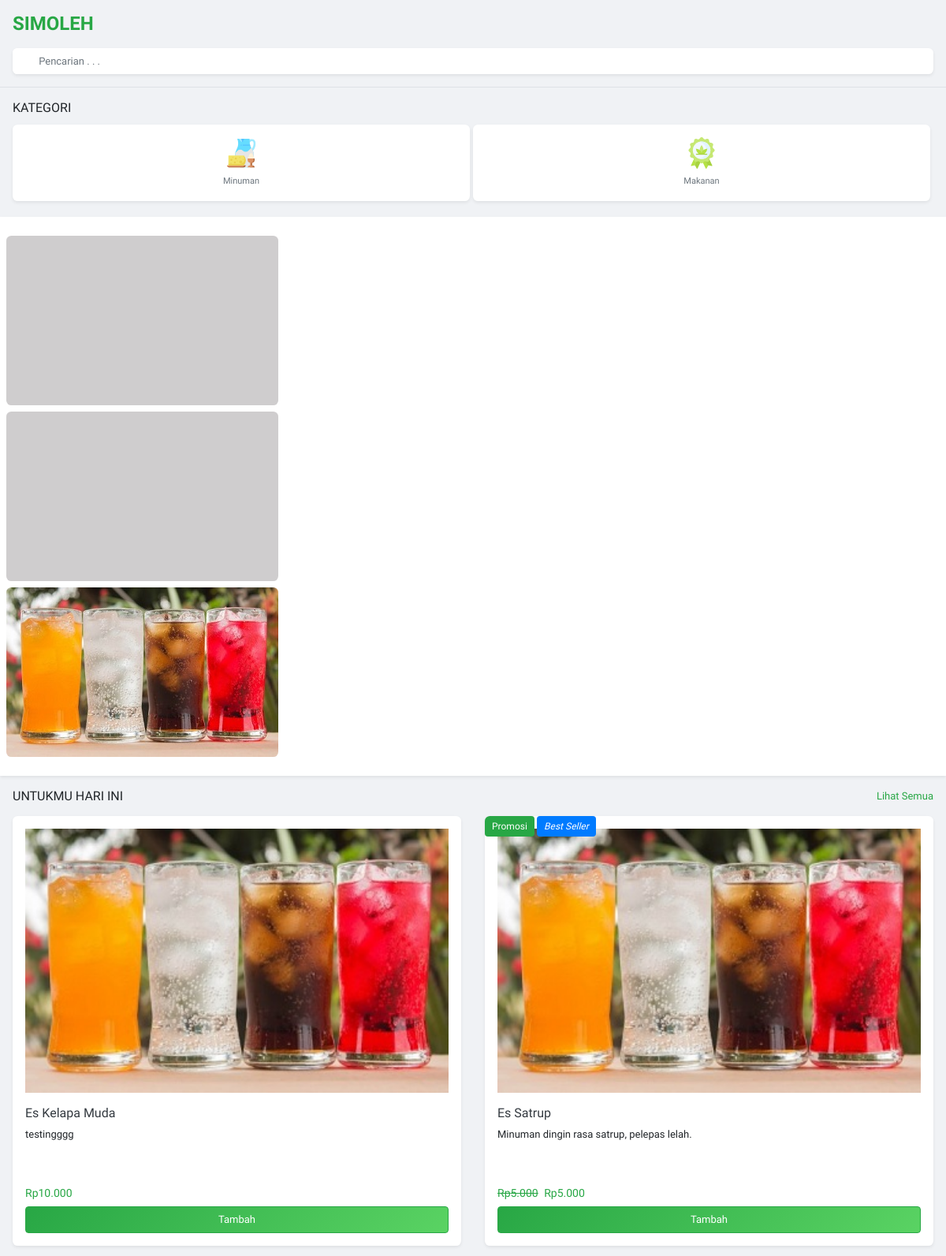
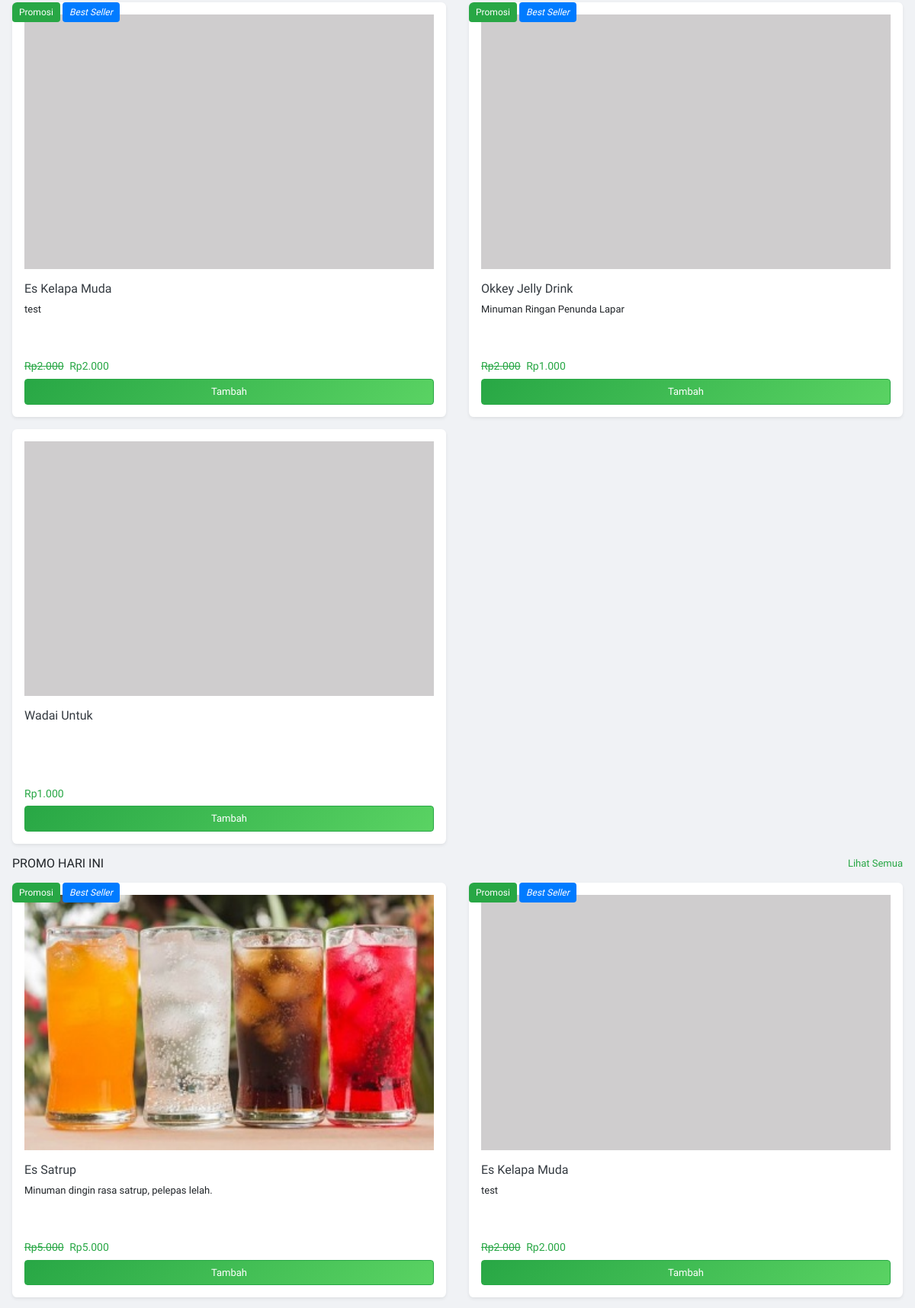
The page / (upper part) on the database its author committed (2 pictures, top to bottom).
### tables this page shows
CREATE TABLE `tb_produk` (
  `id_produk` int(11) NOT NULL,
  `id_kategori` int(11) NOT NULL,
  `nama_produk` varchar(50) NOT NULL,
  `harga` varchar(50) NOT NULL,
  `harga_promosi` varchar(50) NOT NULL,
  `deskripsi` text NOT NULL,
  `gambar` varchar(100) NOT NULL,
  `promosi` int(11) NOT NULL,
  `terlaris` int(11) NOT NULL
);

CREATE TABLE `tb_kategori` (
  `id_kategori` int(11) NOT NULL,
  `nama_kategori` varchar(50) NOT NULL,
  `slug` varchar(50) NOT NULL,
  `icon` varchar(20) NOT NULL
);

### application/controllers/Beranda.php (called while the page is built, shortened)
<?php
class Beranda extends CI_Controller {
	function __construct(){
		$this->load->model('mberanda');
	}
	public function index()
	{
		$data['data_kategori'] = $this->mberanda->get_kategori();
		$data['data_promosi'] = $this->mberanda->get_promosi();
		$data['data_grid1'] = $this->mberanda->get_grid1();
		$data['data_grid2'] = $this->mberanda->get_grid2();
		$data['data_grid3'] = $this->mberanda->get_grid3();
		$this->load->view('tema/head');
		$this->load->view('beranda',$data);
		$this->load->view('tema/menu');
		$this->load->view('tema/footer');
	}
}

### index.php (called while the page is built, shortened)
<?php
require_once BASEPATH.'core/CodeIgniter.php';

### application/models/Mberanda.php (called while the page is built, shortened)
<?php if ( ! defined('BASEPATH')) exit('No direct script access allowed');
class Mberanda extends CI_Model {
public function get_kategori()
	{
		$query = $this->db->query("SELECT * FROM `tb_kategori` JOIN tb_produk ON tb_kategori.id_kategori=tb_produk.id_kategori GROUP BY tb_produk.id_kategori ORDER BY `tb_kategori`.`id_kategori` DESC");
		return $query;
	}
public function get_grid1()
	{
		$query = $this->db->query("SELECT * FROM `tb_kategori` JOIN tb_produk ON tb_kategori.id_kategori=tb_produk.id_kategori ORDER BY `tb_produk`.`id_produk` DESC LIMIT 8");
		return $query;
	}
public function get_grid2()
	{
		$query = $this->db->query("SELECT * FROM `tb_kategori` JOIN tb_produk ON tb_kategori.id_kategori=tb_produk.id_kategori WHERE tb_produk.promosi='1' ORDER BY `tb_produk`.`id_produk` DESC LIMIT 4");
		return $query;
	}
public function get_promosi()
	{
		$query = $this->db->query("SELECT * FROM `tb_produk` WHERE promosi=1");
		return $query;
	}
}

### application/views/beranda.php (the view, shortened to what this page needs)
<div class="osahan-home-page">
	<div class="border-bottom p-3">
		<div class="title d-flex align-items-center">
			<a href="" class="text-decoration-none text-dark d-flex align-items-center">
				<h4 class="font-weight-bold text-success m-0">SIMOLEH</h4>
			</a>
		</div>
		<a href="<?= site_url() ?>pencarian" class="text-decoration-none">
			<div class="input-group mt-3 rounded shadow-sm overflow-hidden bg-white">
				<div class="input-group-prepend">
					<button class="border-0 btn btn-outline-secondary text-success bg-white"><i
								class="icofont-search"></i></button>
				</div>
				<input type="text" class="shadow-none border-0 form-control pl-0" placeholder="Pencarian . . ."
					   aria-label="" aria-describedby="basic-addon1">
			</div>
		</a>
	</div>
	<div class="osahan-body">
		<div class="p-3 osahan-categories">
			<h6 class="mb-2">KATEGORI</h6>
			<?php $chunks = array_chunk($data_kategori->result(), 4); ?>
			<?php foreach ($chunks as $data_chunk): ?>
				<div class="row m-0">
					<?php foreach ($data_chunk as $key => $data): ?>
						<div class="col pl-0 pr-1 py-1">
							<div class="bg-white shadow-sm rounded text-center  px-2 py-3 c-it">
								<a href="<?= base_url('') ?>beranda/kategori/<?= strtolower($data->slug); ?>">
									<img src="<?php echo base_url() ?>file/<?php echo $data->icon; ?>"
										 class="img-fluid px-2">
									<p class="m-0 pt-2 text-muted text-center"><?= $data->nama_kategori; ?></p>
								</a>
							</div>
						</div>
					<?php endforeach; ?>
				</div>
			<?php endforeach; ?>
		</div>
		<div class="py-3 bg-white osahan-promos shadow-sm">
			<div class="promo-slider">
				<?php foreach ($data_promosi->result() as $data): ?>
					<div class="osahan-slider-item m-2">
						<a href="">
							<img src="<?= base_url() ?>file/<?php echo $data->gambar; ?>"
										class="img-fluid mx-auto rounded" alt="<?= $data->nama_produk; ?>">
						</a>
					</div>
				<?php endforeach; ?>
			</div>
		</div>
		<div class="title d-flex align-items-center mb-3 mt-3 px-3">
			<h6 class="m-0">UNTUKMU HARI INI</h6>
			<a class="ml-auto text-success" href="<?= base_url() ?>beranda/produk/untumu-hari-ini">Lihat Semua</a>
		</div>
		<div class="pick_today px-3">
			<?php $a = 1;
			$chunks = array_chunk($data_grid1->result(), 2); ?>
			<?php foreach ($chunks as $data_chunk): ?>
				<div class="row <?= $a < 2 ? '' : 'pt-3'; ?>">
					<?php foreach ($data_chunk as $key => $data_p): ?>
						<div class="col-6">
							<div class="list-card bg-white h-100 rounded overflow-hidden position-relative shadow-sm">
								<div class="list-card-image">
									<div class="member-plan position-absolute">
										<?= ($data_p->promosi == 0) ? '' : '<span class="badge badge-success">Promosi</span>'; ?>
										<?= ($data_p->terlaris == 0) ? '' : '<span class="badge badge-primary"><i>Best Seller</i></span>'; ?>
									</div>
									<div class="p-3">
										<a href="<?= base_url() ?>beranda/detail_produk/<?= $data_p->slug_p; ?>"
										   class="text-dark">
											<img src="<?= base_url() ?>file/<?= $data_p->gambar; ?>"
												 class="img-fluid item-img w-100 mb-3">
											<h6><?= $data_p->nama_produk; ?></h6>
										</a>
										<p class="" style="height: 60px">
											<?php
											$jml = strlen($data_p->deskripsi);
											echo $jml <= 100 ? $data_p->deskripsi : substr($data_p->deskripsi, 0, 100) . " (Lihat Selengkapnya)";
											?>
										</p>
										<div class="" id="container-button">
											<h6 class="price m-0 text-success">
												<?= $data_p->promosi == 1 ? '<del class="text-success mr-1">Rp' . number_format($data_p->harga, 0, ',', '.') . '</del>' . ' Rp' . number_format($data_p->harga_promosi, 0, ',', '.') : 'Rp' . number_format($data_p->harga, 0, ',', '.'); ?>
											</h6>
											<button data-id="<?= $data_p->id_produk ?>"
													id="btn-add-cart"
													class="btn btn-success btn-block ml-auto mt-2">Tambah
											</button>
										</div>
									</div>
								</div>
							</div>
						</div>
					<?php endforeach; ?>
				</div>
				<?php $a++; endforeach; ?>
		</div>
		<div class="title d-flex align-items-center mb-3 mt-3 px-3">
			<h6 class="m-0">PROMO HARI INI</h6>
			<a class="ml-auto text-success" href="<?= base_url() ?>beranda/produk/promo-hari-ini">Lihat Semua</a>
		</div>
		<div class="pick_today px-3">
			<?php $a = 1;
			$chunks = array_chunk($data_grid2->result(), 2); ?>
			<?php foreach ($chunks as $data_chunk): ?>
				<div class="row <?= $a < 2 ? '' : 'pt-3'; ?>">
					<?php foreach ($data_chunk as $key => $data_p): ?>
						<div class="col-6">
							<div class="list-card bg-white h-100 rounded overflow-hidden position-relative shadow-sm">
								<div class="list-card-image">
									<div class="member-plan position-absolute">
										<?= $data_p->promosi == 0 ? '' : '<span class="badge badge-success">Promosi</span>'; ?>
										<?= $data_p->terlaris == 0 ? '' : '<span class="badge badge-primary"><i>Best Seller</i></span>'; ?>
									</div>
									<div class="p-3">
										<a href="<?= base_url() ?>beranda/detail_produk/<?= $data_p->slug_p; ?>"
										   class="text-dark">
											<img src="<?= base_url() ?>file/<?= $data_p->gambar; ?>"
												 class="img-fluid item-img w-100 mb-3">
											<h6><?= $data_p->nama_produk; ?></h6>
										</a>
										<p style="height: 60px">
											<?php
											$jml = strlen($data_p->deskripsi);
											echo $jml <= 100 ? $data_p->deskripsi : substr($data_p->deskripsi, 0, 100) . " (Lihat Selengkapnya)";
											?>
										</p>
										<div class="" id="container-button">
											<h6 class="price m-0 text-success">
												<?= $data_p->promosi == 1 ? '<del class="text-success mr-1">Rp' . number_format($data_p->harga, 0, ',', '.') . '</del>' . ' Rp' . number_format($data_p->harga_promosi, 0, ',', '.') : 'Rp' . number_format($data_p->harga, 0, ',', '.'); ?>
											</h6>
											<button data-id="<?= $data_p->id_produk ?>"
													id="btn-add-cart"
													class="btn btn-success btn-block ml-auto mt-2">Tambah
											</button>
										</div>
									</div>
								</div>
							</div>
						</div>
					<?php endforeach; ?>
				</div>
				<?php $a++; endforeach; ?>
		</div>
	</div>
</div>

### assets2/css/style.css (style rules this page uses)
body { font-family: 'Ubuntu', sans-serif; font-size: 13px; background-color: #f0f2f5; }
div,a { outline: none !important; text-decoration: none !important; }
.fixed-bottom-padding { padding-bottom: 59px; }
.list-card-image .price { font-size: 14px; }
.c-it p { font-size: 11px; overflow: hidden; text-overflow: ellipsis; }
.c-it img { height: 40px; }
.btn-success { background: #28a745; background: -moz-linear-gradient(-45deg, #28a745 0%, #5ad363 100%); background: -webkit-linear-gradient(-45deg, #28a745 0%,#5ad363 100%); background: linear-gradient(135deg, #28a745 0%,#5ad363 100%); filter: progid:DXImageTransform.Microsoft.gradient( startColorstr='#28a745', endColorstr='#5ad363',GradientType=1 ); ; }
.form-control { border-bottom: 1px solid #cacdd0; border-top: 0px; border-left: 0px; border-right: 0px; background-color: transparent; border-radius: 0px; font-size: 13px; box-shadow: none !important; }
.input-group .btn { border-right: none; border-left: none; border-top: none; border-radius: 0px; border-bottom: 1px solid #cacdd0; }
.btn { font-size: 13px; }
.badge { font-size: 12px; padding: 7px 9px; font-weight: 500; }
.badge-success { color: white; }
.badge-primary { color: white; }
.rounded { border-radius: .40rem!important; }

### rows shown on the page
tb_produk: id_kategori.icon (picture), id_kategori.nama_kategori "Minuman", gambar (picture), promosi "Promosi", terlaris "Best Seller", nama_produk "Es Kelapa Muda", deskripsi "test", harga "2.000", harga_promosi "2.000"
tb_produk: id_kategori.icon (picture), id_kategori.nama_kategori "Makanan", gambar (picture), nama_produk "Wadai Untuk", harga "1.000"
tb_produk: gambar (picture), promosi "Promosi", terlaris "Best Seller", nama_produk "Okkey Jelly Drink", deskripsi "Minuman Ringan Penunda Lapar", harga "2.000", harga_promosi "1.000"
tb_produk: gambar (picture), promosi "Promosi", terlaris "Best Seller", nama_produk "Es Satrup", deskripsi "Minuman dingin rasa satrup, pelepas lelah.", harga "5.000", harga_promosi "5.000"
tb_produk: gambar (picture), nama_produk "Es Kelapa Muda", deskripsi "testingggg", harga "10.000"
